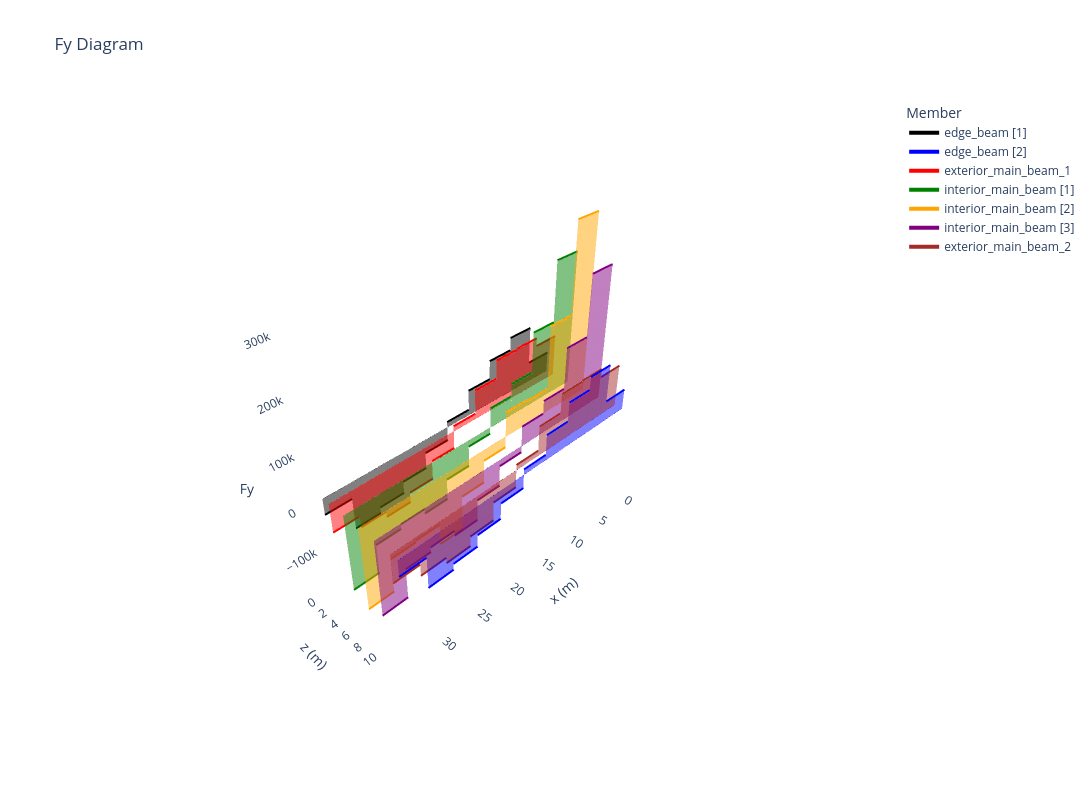

This figure's notebook cell:
### Code cell
og.plot_sfd(model, results, members=og.Members.LONGITUDINAL, loadcase="M1600 L1", backend="plotly", figsize=(14, 8));
